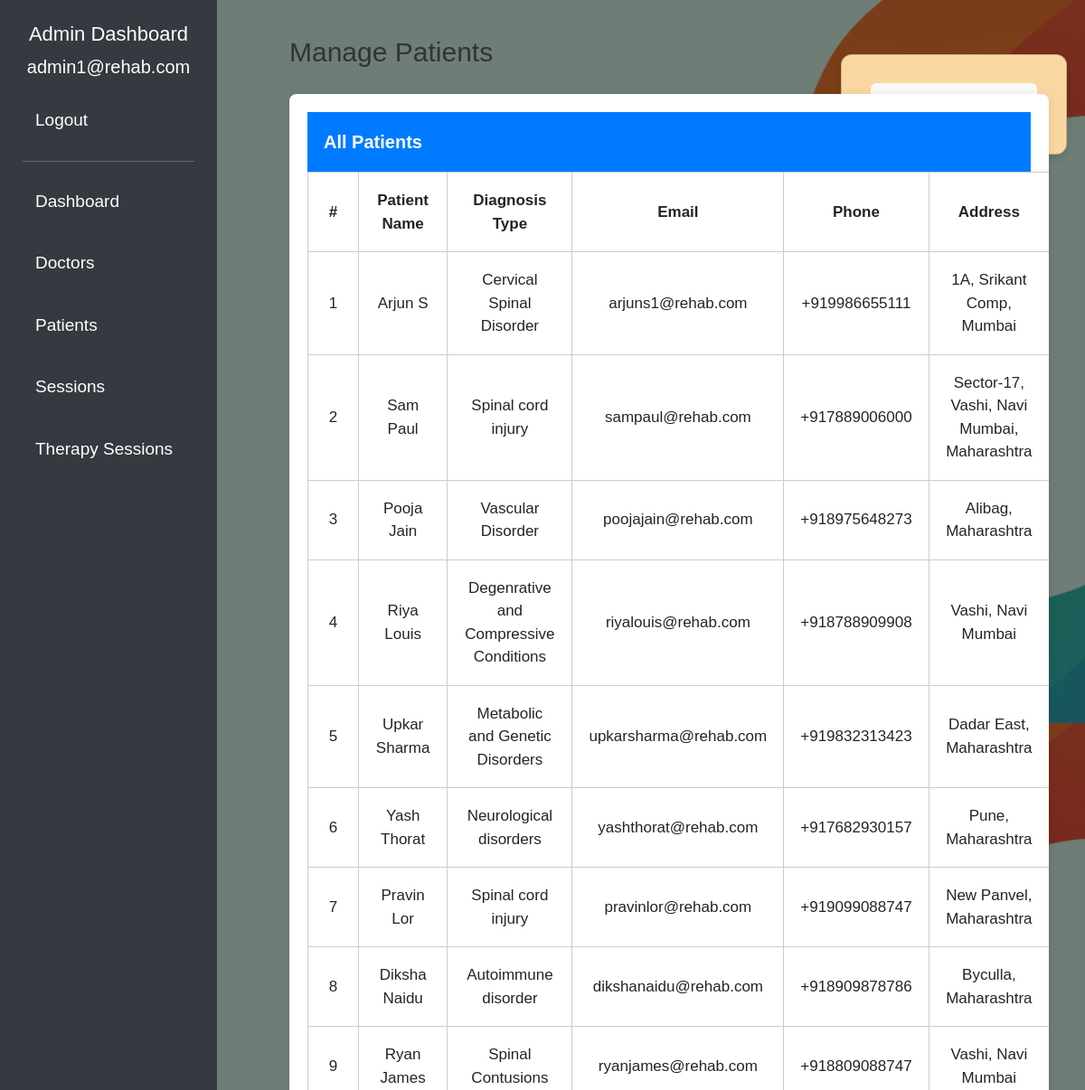
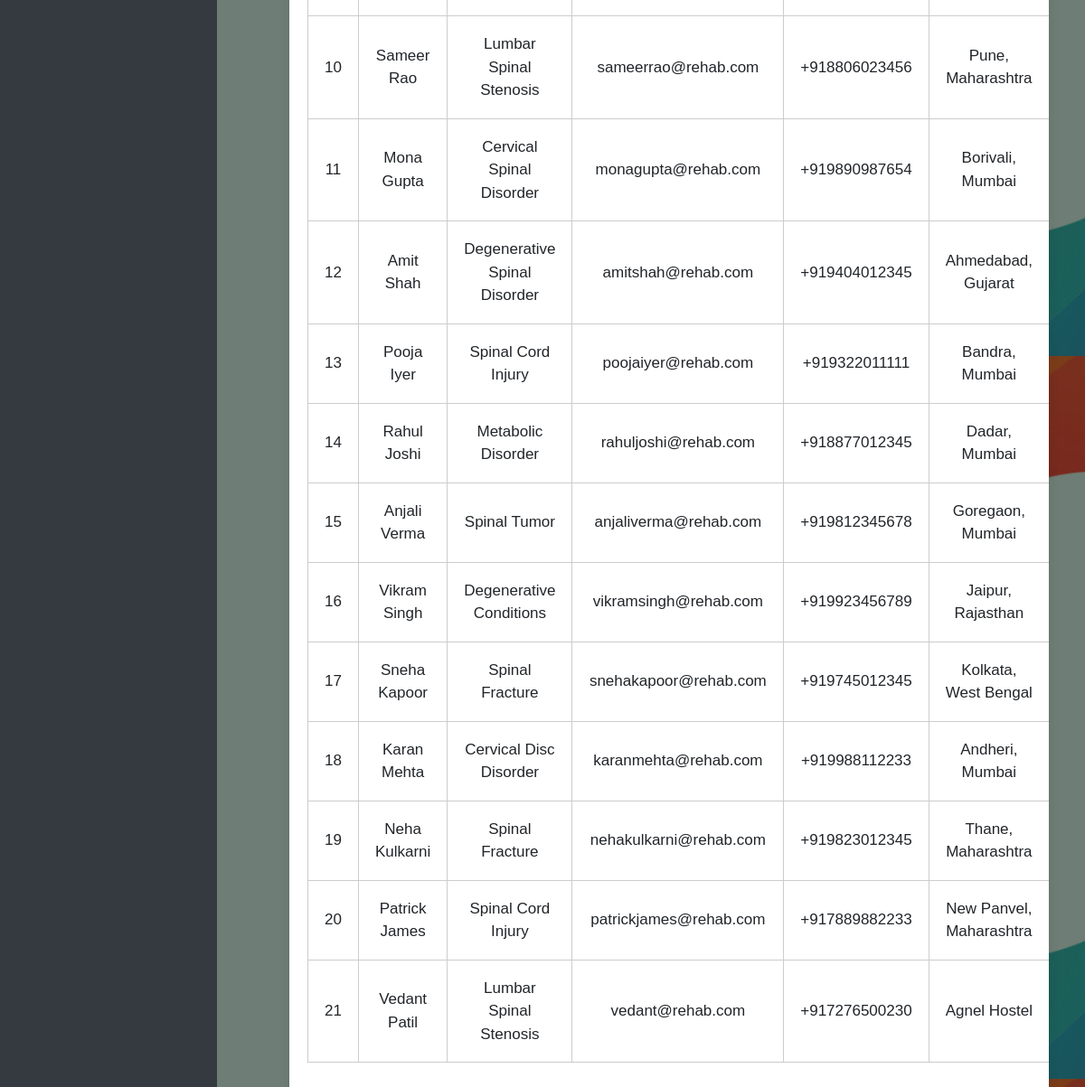
/all_patients.php (signed in), run on the app's committed database (2 pictures, top to bottom).
### tables this page shows
CREATE TABLE `patients` (
  `patient_id` int(11) NOT NULL,
  `name` varchar(100) NOT NULL,
  `age` int(11) DEFAULT NULL,
  `address` varchar(255) DEFAULT NULL,
  `phone` varchar(15) DEFAULT NULL,
  `email` varchar(100) DEFAULT NULL,
  `password` varchar(255) NOT NULL,
  `diagnosis_type` varchar(100) DEFAULT NULL,
  `Surgery_status` varchar(100) DEFAULT NULL,
  `role_id` int(11) DEFAULT NULL,
  `admitted_date` date DEFAULT NULL
);

### all_patients.php (the view, shortened to what this page needs)
<?php
include 'connection.php';
$patients_query = "SELECT patient_id, name, email, phone, address, diagnosis_type FROM patients";
$patients_result = mysqli_query($conn, $patients_query);
?>
<!DOCTYPE html>
<html lang="en">
<head>
    <link rel="stylesheet" href="https://stackpath.bootstrapcdn.com/bootstrap/5.3.0/css/bootstrap.min.css">
</head>
<body style="position: relative; background-image: linear-gradient(rgba(0,0,0,0.5), rgba(0,0,0,0.5)), url('H1.jpg'); background-size: cover; background-position: center; background-attachment: local; height: 100vh; display: flex; flex-direction: column; animation: fadeIn 1.5s ease-in-out;">
    <div class="sidebar">
        <h4>Admin Dashboard</h4>
        <p><?php echo $_SESSION['email']; ?></p>
        <a href="logout.php">Logout</a>
        <hr>
        <a href="admin_dashboard.php?page=dashboard">Dashboard</a>
        <a href="all_doc.php">Doctors</a>
        <a href="all_patients.php">Patients</a>
        <a href="all_sess.php">Sessions</a>
        <a href="all_therapy_sessions.php">Therapy Sessions</a>
    </div>
    <div class="main-content">
        <div class="top-bar">
            <h3 style="font-size: 30px;">Manage Patients</h3>
        </div>
<div class="add-patient-box" style="margin-top: 40px;">
    <div class="card" style="background-color: #FAD7A0;">
        <div class="card-body text-center">
            <a href="new_patient.php" class="btn btn-light" style="font-size: 18px; font-weight: bold;">+ Add New Patient</a>
        </div>
    </div>
</div>
        <div class="table-container">
            <div class="card-header">All Patients</div>
            <table class="table">
                <thead>
                    <tr>
                        <th>#</th>
                        <th>Patient Name</th>
                        <th>Diagnosis Type</th>
                        <th>Email</th>
                        <th>Phone</th>
                        <th>Address</th>
                    </tr>
                </thead>
                <tbody>
                    <?php if (mysqli_num_rows($patients_result) > 0): ?>
                        <?php $count = 1; while ($patient = mysqli_fetch_assoc($patients_result)): ?>
                            <tr>
                                <td><?php echo $count++; ?></td>
                                <td><?php echo $patient['name']; ?></td>
                                <td><?php echo $patient['diagnosis_type']; ?></td>
                                <td><?php echo $patient['email']; ?></td>
                                <td><?php echo $patient['phone']; ?></td>
                                <td><?php echo $patient['address']; ?></td>
                            </tr>
                        <?php endwhile; ?>
                    <?php else: ?>
                        <tr>
                            <td colspan="7">No patients found.</td>
                        </tr>
                    <?php endif; ?>
                </tbody>
            </table>
        </div>
    </div>
</body>
</html>

### all_patients.php (style rules this page uses)
body { font-family: 'Arial', sans-serif; background-color: #f8f9fa; color: #333; font-size: 18px; padding: 20px; scroll-behavior: smooth; }
.sidebar { height: 100%; width: 240px; position: fixed; top: 0; left: 0; background-color: #343a40; padding: 25px; color: white; animation: fadeIn 0.8s ease-out; }
.sidebar h4 { text-align: center; font-size: 22px; }
.sidebar p { text-align: center; font-size: 20px; }
.sidebar a { color: white; padding: 14px; text-decoration: none; font-size: 19px; display: block; border-radius: 6px; margin-bottom: 12px; transform: translateX(-20px); opacity: 0; animation: slideInLeft 0.5s ease-out forwards; }
.main-content { margin-left: 280px; padding: 20px; }
.table-container { margin-top: 20px; background-color: white; border-radius: 8px; overflow: hidden; box-shadow: 0 3px 12px rgba(0, 0, 0, 0.1); padding: 20px; transform: translateY(20px); opacity: 0; animation: slideInUp 0.5s ease-out 0.4s forwards; }
.table { width: 100%; border-collapse: collapse; }
.table th, .table td { text-align: center; vertical-align: middle; padding: 18px; font-size: 17px; border: 1px solid #ccc; }
.table thead { background-color: #007bff; color: white; font-size: 18px; }
.btn { padding: 10px 14px; font-size: 16px; border-radius: 6px; border: none; transition: all 0.3s ease; transform: scale(1); }
.card-header { background-color: #007bff; color: white; font-weight: bold; font-size: 20px; padding: 18px; border-radius: 8px 8px 0 0; }
.top-bar { display: flex; justify-content: space-between; align-items: center; }
.add-patient-box { position: absolute; top: 20px; right: 20px; width: 250px; animation: slideInRight 0.8s ease-out 0.6s; animation-fill-mode: both; }
.card { background-color: #ffffff; border-radius: 12px; box-shadow: 0 4px 10px rgba(0, 0, 0, 0.1); text-align: center; padding: 15px; }

### data on the page
patients: name "Arjun S", diagnosis_type "Cervical Spinal Disorder", email "arjuns1@rehab.com", phone "+919986655111", address "1A, Srikant Comp, Mumbai"
patients: name "Sam Paul", diagnosis_type "Spinal cord injury", email "sampaul@rehab.com", phone "+917889006000", address "Sector-17, Vashi, Navi Mumbai, Maharashtra"
patients: name "Pooja Jain", diagnosis_type "Vascular Disorder", email "poojajain@rehab.com", phone "+918975648273", address "Alibag, Maharashtra"
patients: name "Riya Louis", diagnosis_type "Degenrative and Compressive Conditions", email "riyalouis@rehab.com", phone "+918788909908", address "Vashi, Navi Mumbai"
patients: name "Upkar Sharma", diagnosis_type "Metabolic and Genetic Disorders", email "upkarsharma@rehab.com", phone "+919832313423", address "Dadar East, Maharashtra"
patients: name "Yash Thorat", diagnosis_type "Neurological disorders", email "yashthorat@rehab.com", phone "+917682930157", address "Pune, Maharashtra"
patients: name "Pravin Lor", diagnosis_type "Spinal cord injury", email "pravinlor@rehab.com", phone "+919099088747", address "New Panvel, Maharashtra"
patients: name "Diksha Naidu", diagnosis_type "Autoimmune disorder", email "dikshanaidu@rehab.com", phone "+918909878786", address "Byculla, Maharashtra"
patients: name "Ryan James", diagnosis_type "Spinal Contusions", email "ryanjames@rehab.com", phone "+918809088747", address "Vashi, Navi Mumbai"
patients: name "Sameer Rao", diagnosis_type "Lumbar Spinal Stenosis", email "sameerrao@rehab.com", phone "+918806023456", address "Pune, Maharashtra"
patients: name "Mona Gupta", diagnosis_type "Cervical Spinal Disorder", email "monagupta@rehab.com", phone "+919890987654", address "Borivali, Mumbai"
patients: name "Amit Shah", diagnosis_type "Degenerative Spinal Disorder", email "amitshah@rehab.com", phone "+919404012345", address "Ahmedabad, Gujarat"
patients: name "Pooja Iyer", diagnosis_type "Spinal Cord Injury", email "poojaiyer@rehab.com", phone "+919322011111", address "Bandra, Mumbai"
patients: name "Rahul Joshi", diagnosis_type "Metabolic Disorder", email "rahuljoshi@rehab.com", phone "+918877012345", address "Dadar, Mumbai"
patients: name "Anjali Verma", diagnosis_type "Spinal Tumor", email "anjaliverma@rehab.com", phone "+919812345678", address "Goregaon, Mumbai"
patients: name "Vikram Singh", diagnosis_type "Degenerative Conditions", email "vikramsingh@rehab.com", phone "+919923456789", address "Jaipur, Rajasthan"
patients: name "Sneha Kapoor", diagnosis_type "Spinal Fracture", email "snehakapoor@rehab.com", phone "+919745012345", address "Kolkata, West Bengal"
patients: name "Karan Mehta", diagnosis_type "Cervical Disc Disorder", email "karanmehta@rehab.com", phone "+919988112233", address "Andheri, Mumbai"
patients: name "Neha Kulkarni", diagnosis_type "Spinal Fracture", email "nehakulkarni@rehab.com", phone "+919823012345", address "Thane, Maharashtra"
patients: name "Patrick James", diagnosis_type "Spinal Cord Injury", email "patrickjames@rehab.com", phone "+917889882233", address "New Panvel, Maharashtra"
patients: name "Vedant Patil", diagnosis_type "Lumbar Spinal Stenosis", email "vedant@rehab.com", phone "+917276500230", address "Agnel Hostel"

### other printed values
$_SESSION['email'] "admin1@rehab.com"
